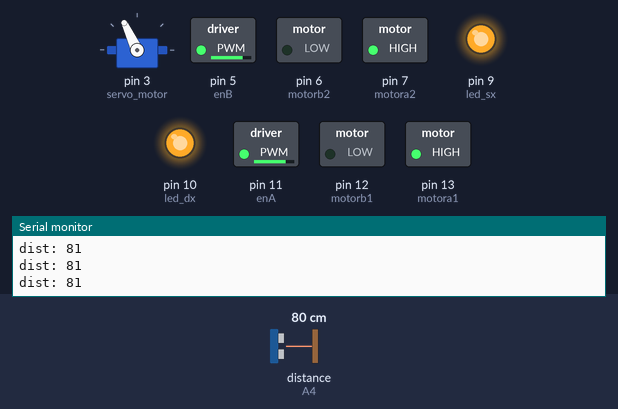
Recording of a sketch running on a simulated Arduino Uno, built with avr-gcc and run on an emulated ATmega328P. Parts: servo, switched loads named in the sketch (green lamp = pin HIGH), output pins drawn as LEDs (lit = HIGH), the last lines printed to the serial monitor. The inputs (shaded band) are chosen by the test bench; at power-on: distance to the obstacle (sensor on A4) 80 cm. The echo pulse lasts 58.3 µs per cm.

Above: at 3.9 s.
4.0 s: distance to the obstacle (sensor on A4) set to 23 cm
5.5 s: distance to the obstacle (sensor on A4) set to 19 cm
At 8.3 s:
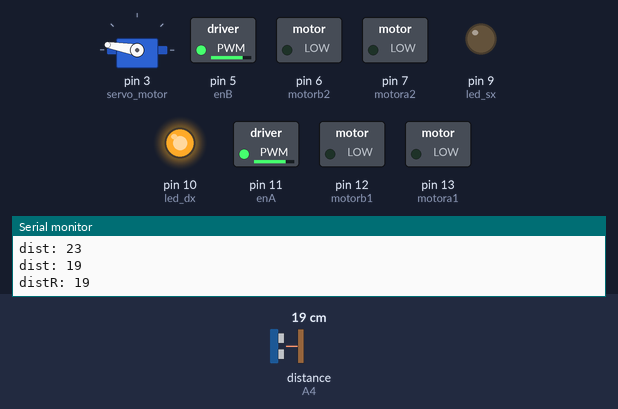
11.5 s: distance to the obstacle (sensor on A4) set to 35 cm
At 13.5 s:
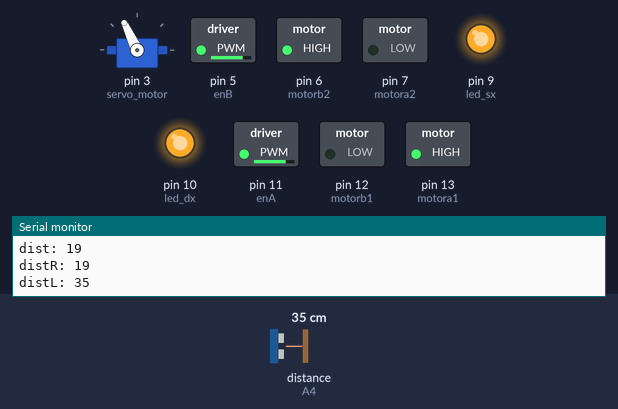
14.5 s: distance to the obstacle (sensor on A4) set to 2 cm
At 16.3 s:
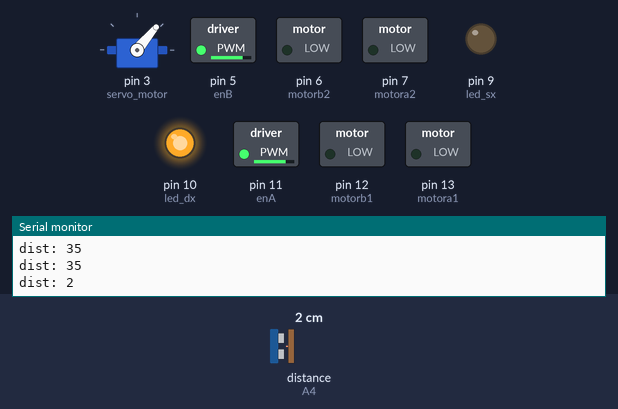
Timing chart, 0 to 18.5 s (numbered marks = the images above; inputs shaded):
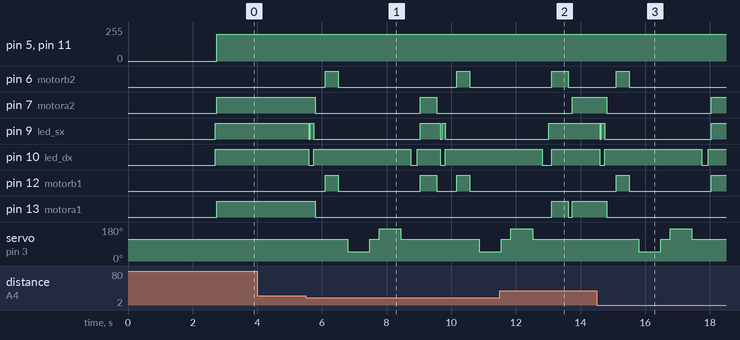

Measured:
- the behaviour switches between 21 and 20 cm on distance to the obstacle (sensor on A4) (found by bisection; images 0 and 1)
- after the input at 5.5 s, pin 6 (motorb2): alternates HIGH for 0.40 s and LOW for 3.7 s, starting after 0.60 s; pin 7 (motora2): HIGH → LOW after 0.30 s, → HIGH 3.2 s later, → LOW 0.50 s later
- after the input at 11.5 s, pin 6 (motorb2): LOW → HIGH after 1.6 s instead of 2.7 s; pin 12 (motorb1): stays LOW (without the input it goes to HIGH after 1.6 s); pin 13 (motora1): LOW → HIGH after 1.6 s, → LOW 0.50 s later, → HIGH 0.12 s later
- after the input at 14.5 s, pin 6 (motorb2): LOW → HIGH after 0.60 s, → LOW 0.40 s later; pin 7 (motora2): HIGH → LOW after 0.30 s, → HIGH 3.2 s later

The sketch:

obstacle_avoiding_end_led_s.ino
```cpp
#include <Servo.h>        //add Servo Motor library
#include <NewPing.h>
Servo servo_motor;

#define motora1 13
#define motorb1 12
#define motora2 7
#define motorb2 6
#define enA 11
#define enB 5

int max_speed = 200;

//ultrasonic sensor
#define TRIG A5
#define ECHO A4

//led ridefinire
#define led_dx 10
#define led_sx 9


#define maximum_distance 200

boolean goesForward = false;
int distance = 100;


NewPing sonar(TRIG, ECHO, maximum_distance);

void setup() {
  Serial.begin(9600);

  pinMode(motora1, OUTPUT);
  pinMode(motorb1, OUTPUT);
  pinMode(motora2, OUTPUT);
  pinMode(motorb2, OUTPUT);

  pinMode(enA, OUTPUT);
  pinMode(enB, OUTPUT);

  pinMode (led_dx,OUTPUT);
  pinMode (led_sx,OUTPUT);

  servo_motor.attach(3); //our servo pin

  servo_motor.write(115);
  delay(2000);
  distance = readPing();
  delay(100);
  distance = readPing();
  delay(100);
  distance = readPing();
  delay(100);
  distance = readPing();
  delay(100);
}

void loop() {

  Serial.print("dist: ");
  Serial.println(distance);

  digitalWrite(led_sx, HIGH);
  digitalWrite(led_dx, HIGH);

  //detect the object.
  int distanceRight = 0;
  int distanceLeft = 0;
  delay(50);

  if (distance <= 20){

    led_stall();
    Stop();
    delay(300);
    backward();
    delay(400);
    Stop();
    delay(300);
    distanceRight = lookRight();
    Serial.print("distR: ");
    Serial.println(distanceRight);
    delay(300);
    distanceLeft = lookLeft();
    Serial.print("distL: ");
    Serial.println(distanceLeft);
    delay(300);

    if (distance >= distanceLeft){
      led_right();
      right();
      Stop();
    }
    else{
      led_left();
      left();
      Stop();
    }
  }
  else{
     led_norm();
     forward();

  }
    distance = readPing();
}


int lookRight(){
  servo_motor.write(50);
  delay(500);
  int distance = readPing();
  delay(100);
  servo_motor.write(115);
  return distance;
}

int lookLeft(){
  servo_motor.write(170);
  delay(500);
  int distance = readPing();
  delay(100);
  servo_motor.write(115);
  return distance;
  delay(100);
}


int readPing(){
  delay(70);
  int cm = sonar.ping_cm();
  if (cm==0){
    cm=250;
  }
  return cm;
}

void led_stall(){
  digitalWrite(led_sx, LOW);
  digitalWrite(led_dx, LOW);
  delay(50);
  digitalWrite(led_sx, HIGH);
  delay(100);
  digitalWrite(led_sx, LOW);
  delay(5);
  digitalWrite(led_dx, HIGH);
  delay(50);

}

void led_right(){

  digitalWrite(led_sx, LOW);
  digitalWrite(led_dx, LOW);
  delay(200);
  digitalWrite(led_dx, HIGH);
  delay(100);
  digitalWrite(led_sx, HIGH);
  digitalWrite(led_dx, HIGH);

}


void led_left(){
  digitalWrite(led_sx, LOW);
  digitalWrite(led_dx, LOW);
  delay(200);
  digitalWrite(led_sx, HIGH);
  delay(100);
  digitalWrite(led_sx, HIGH);
  digitalWrite(led_dx, HIGH);
}

void led_norm(){
  digitalWrite(led_sx, HIGH);
  digitalWrite(led_dx, HIGH);
}


void Stop() {
  digitalWrite(motora1, LOW);
  digitalWrite(motorb1, LOW);
  digitalWrite(motora2, LOW);
  digitalWrite(motorb2, LOW);
}
void forward() {

  if(!goesForward){

  goesForward=true;
  digitalWrite(motora1, HIGH);
  digitalWrite(motorb1, LOW);
  digitalWrite(motora2, HIGH);
  digitalWrite(motorb2, LOW);

  analogWrite(enA, max_speed);
  analogWrite(enB, max_speed);
  }

}

void backward() {


    goesForward=false;

  digitalWrite(motora1, LOW);
  digitalWrite(motorb1, HIGH);
  digitalWrite(motora2, LOW);
  digitalWrite(motorb2, HIGH);

  analogWrite(enA, max_speed);
  analogWrite(enB, max_speed);

}
void right() {
  digitalWrite(motora1, LOW);
  digitalWrite(motorb1, HIGH);
  digitalWrite(motora2, HIGH);
  digitalWrite(motorb2, LOW);

  analogWrite(enA, max_speed);
  analogWrite(enB, max_speed);
  delay(500);
}
void left() {
  digitalWrite(motora1, HIGH);
  digitalWrite(motorb1, LOW);
  digitalWrite(motora2, LOW);
  digitalWrite(motorb2, HIGH);

  analogWrite(enA, max_speed);
  analogWrite(enB, max_speed);
  delay(500);
}
void turnAround() {
  digitalWrite(motora1, LOW);
  digitalWrite(motorb1, HIGH);
  digitalWrite(motora2, HIGH);
  digitalWrite(motorb2, LOW);

  analogWrite(enA, max_speed);
  analogWrite(enB, max_speed);
  delay(1000);
}
```
